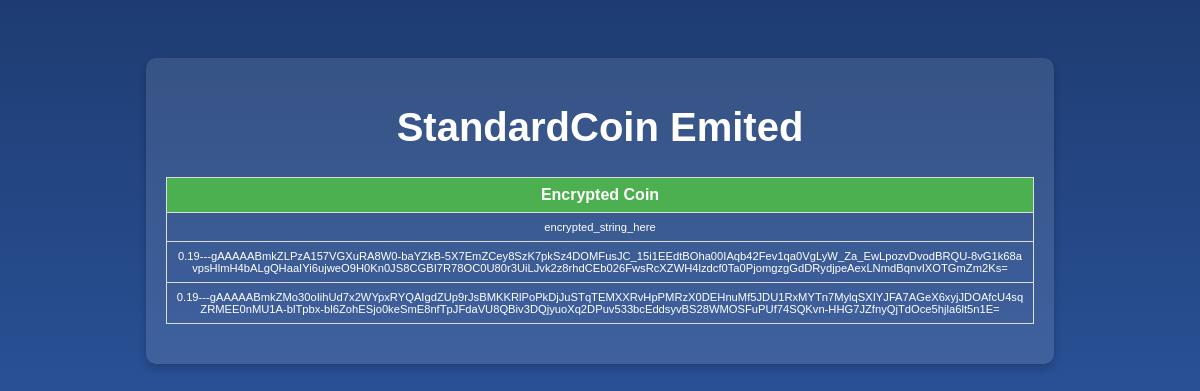
/main/coins/, run on the app's committed database.
### Main/models.py (models this page shows, shortened)
class Standart_Coin(models.Model):
    id = models.AutoField(primary_key=True)
    phase = models.DecimalField(max_digits=10, decimal_places=0)
    amount = models.DecimalField(max_digits=10, decimal_places=2)
    name_id = models.TextField()
    key_one = models.TextField()
    key_two = models.TextField(blank=True, null=True)
    encrypted_coin_str = models.TextField()
    encrypted_coin= models.TextField()

### Main/views.py (the view)
# urls.py: path('coins/', views.coin_list, name='coin_list'),
def coin_list(request):
    coins = Standart_Coin.objects.all()
    return render(request, 'Main/coins.html', {'coins': coins})

### Main/templates/Main/coins.html (shortened to what this page needs)
<!DOCTYPE html>
<html lang="en">
<head>
</head>
<body>
    <div class="container">
        <h1>StandardCoin Emited</h1>
        <div class="section">
            <table>
                <thead>
                    <tr>
                        <th>Encrypted Coin</th>
                    </tr>
                </thead>
                <tbody>
                    {% for coin in coins %}
                    {% if forloop.counter0|divisibleby:2 %}
                    <tr>
                        <td>{{ coin.encrypted_coin }}</td>
                    </tr>
                    {% endif %}
                    {% endfor %}
                </tbody>
            </table>
        </div>
    </div>
</body>
</html>

### Main/templates/Main/coins.html (style rules this page uses)
body { font-family: Arial, sans-serif; background: linear-gradient(to bottom, #1e3c72, #2a5298); color: white; text-align: center; padding: 50px; }
.container { background-color: rgba(255, 255, 255, 0.1); padding: 20px; border-radius: 10px; box-shadow: 0 4px 8px rgba(0, 0, 0, 0.2); margin: auto; width: 80%; }
h1 { font-size: 2.5em; }
table { width: 100%; border-collapse: collapse; margin: 20px 0; }
th, td { border: 1px solid #ddd; padding: 8px; text-align: center; word-wrap: break-word; white-space: pre-wrap; word-break: break-all; font-size: 0.7em; }
th { background-color: #4CAF50; color: white; font-size: 1em; }

### data on the page
Standart_Coin: encrypted_coin "encrypted_string_here"
Standart_Coin: encrypted_coin "0.19---gAAAAABmkZLPzA157VGXuRA8W0-baYZkB-5X7EmZCey8SzK7pkSz4DOMFusJC_15i1EEdtBOha00IAqb42Fev1qa0VgLyW_Za_EwLpozvDvodBRQU-8vG1k68avpsHlmH4bALgQHaaIYi6ujweO9H0Kn0JS8CGBI7R78OC0U80r3UiLJvk2z8rhdCEb026FwsRcXZWH4lzdcf0Ta0PjomgzgGdDRydjpeAexLNmdBqnvIXOTGmZm2Ks="
Standart_Coin: encrypted_coin "0.19---gAAAAABmkZMo30oIihUd7x2WYpxRYQAIgdZUp9rJsBMKKRlPoPkDjJuSTqTEMXXRvHpPMRzX0DEHnuMf5JDU1RxMYTn7MylqSXIYJFA7AGeX6xyjJDOAfcU4sqZRMEE0nMU1A-blTpbx-bl6ZohESjo0keSmE8nfTpJFdaVU8QBiv3DQjyuoXq2DPuv533bcEddsyvBS28WMOSFuPUf74SQKvn-HHG7JZfnyQjTdOce5hjla6lt5n1E="
